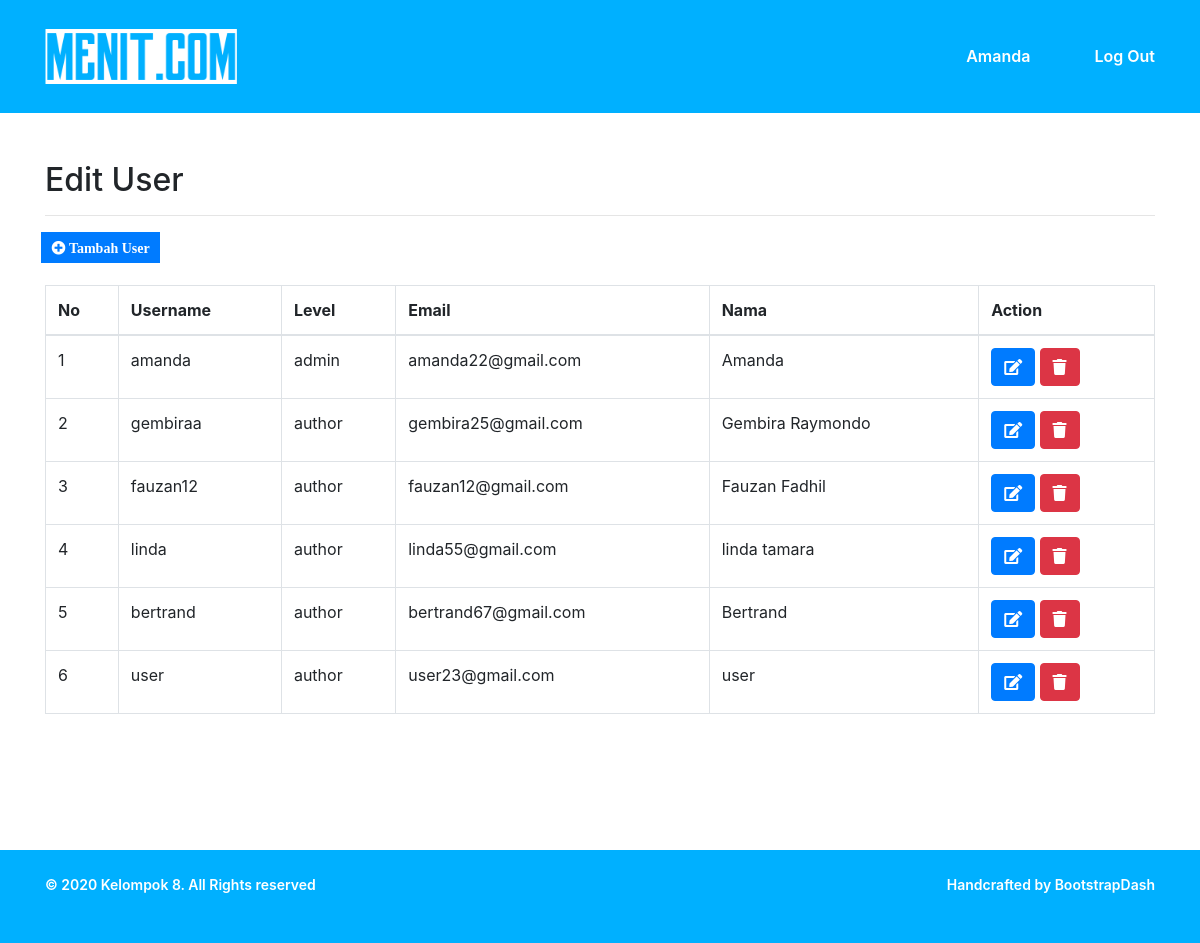
Page /user/crud.php (signed in) on the committed database.
### tables this page shows
CREATE TABLE `user` (
  `id_user` int(11) NOT NULL,
  `username` varchar(20) NOT NULL,
  `password` varchar(40) NOT NULL,
  `email` varchar(30) NOT NULL,
  `nama` varchar(100) NOT NULL,
  `level` varchar(20) NOT NULL
);

### user/crud.php (the view, shortened to what this page needs)
<?php
include 'header.php';
include 'body.php';
?>
<!DOCTYPE >
<html>
<head>
</head>
<body>
	<div class="container">
            <h2>Edit User</h2>
            <hr>
            <div class="row">
                <a href="tambah_user.php" class="button"><i class="fa fa-plus-circle">&nbspTambah User</i></a>
                </div>
                <table class="table table-hover table-bordered">
                    <thead>
                        <tr>
							<th>No</th>
							<th>Username</th>
							<th>Level</th>
							<th>Email</th>
							<th>Nama</th>
							<th>Action</th>
                        </tr>
                    </thead>
                    <tbody>
                    <?php
				include "../Configurasi/koneksi.php";
				$no = 1;
				$data = mysqli_query($koneksi,"select * from user");
				while($d = mysqli_fetch_array($data)){
					?>
                    <tr>
						<td><?php echo $no++; ?></td>
						<td><?php echo $d['username']; ?></td>
						<td><?php echo $d['level']; ?></td>
                		<td><?php echo $d['email']; ?></td>
                		<td><?php echo $d['nama']; ?></td>
						<td>
							<a class="btn  btn-primary" href="edit_user.php?id_user=<?php echo $d['id_user']; ?>"><i class="fa fa-edit"></i></a>
							<a class="btn btn-danger" href="hapus_user.php?id_user=<?php echo $d['id_user']; ?>"><i class="fa fa-trash"></i></a>
						</td>
                      <?php }  ?>
                    </tbody>
   				 </table>
            </div>
</body>
</html>
<br><br><br><br><br>
<?php include ('footer.php'); ?>

### assets/css/user.css (style rules this page uses)
.button { background-color: #007bff; border: none; color: white; padding: 5px 10px; text-align: center; text-decoration: none; display: inline-block; font-size: 14px; margin-left: 1%; cursor: pointer; margin-bottom: 22px; }
::placeholder { font-size: 30px; font-weight: 400; letter-spacing: 1px; }

### rows in the picture
user: username "amanda", level "admin", email "amanda22@gmail.com", nama "Amanda"
user: username "gembiraa", level "author", email "gembira25@gmail.com", nama "Gembira Raymondo"
user: username "fauzan12", level "author", email "fauzan12@gmail.com", nama "Fauzan Fadhil"
user: username "linda", level "author", email "linda55@gmail.com", nama "linda tamara"
user: username "bertrand", level "author", email "bertrand67@gmail.com", nama "Bertrand"
user: username "user", level "author", email "user23@gmail.com", nama "user"

### other values in the picture
$_SESSION['nama'] "Amanda"
